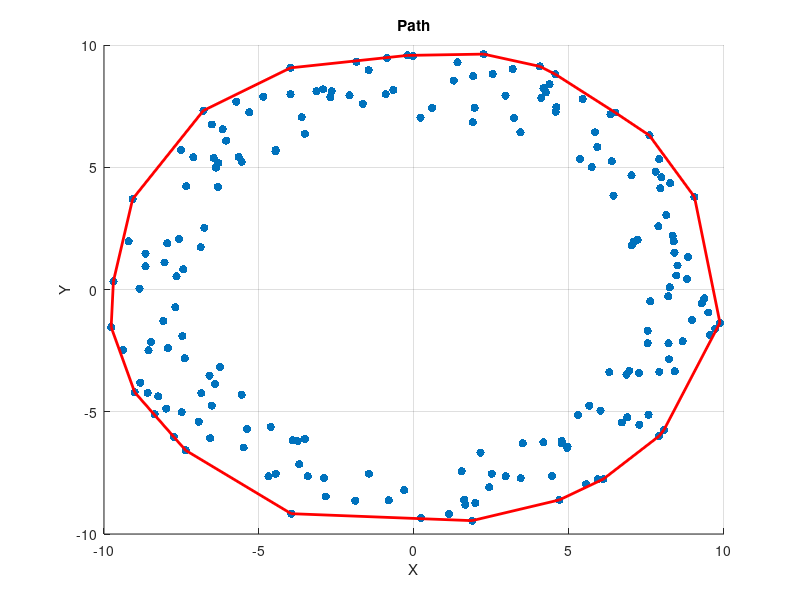

This chart was generated by the following MATLAB code:
% Number of points
N = 500;

% Generate random X and Y coordinates between -10 and 10
X = -10 + (10 - (-10)) * rand(N, 1);
Y = -10 + (10 - (-10)) * rand(N, 1);

distances = sqrt(X.^2 + Y.^2);

% Filter points inside the circle of radius 10
inside_circle = distances <= 10;
X = X(inside_circle);
Y = Y(inside_circle);

distances = sqrt(X.^2 + Y.^2);

% Filter points outside the circle of radius 7
outside_inner_circle = distances >= 7;
X = X(outside_inner_circle);
Y = Y(outside_inner_circle);

K = convhull(X, Y);

% Plot the points and the path connecting them
figure;
scatter(X, Y, 'filled');
hold on;
plot(X(K), Y(K), 'r', 'LineWidth', 2);
title('Path');
xlabel('X');
ylabel('Y');
xlim([-10 10]);
ylim([-10 10]);
grid on;
hold off;